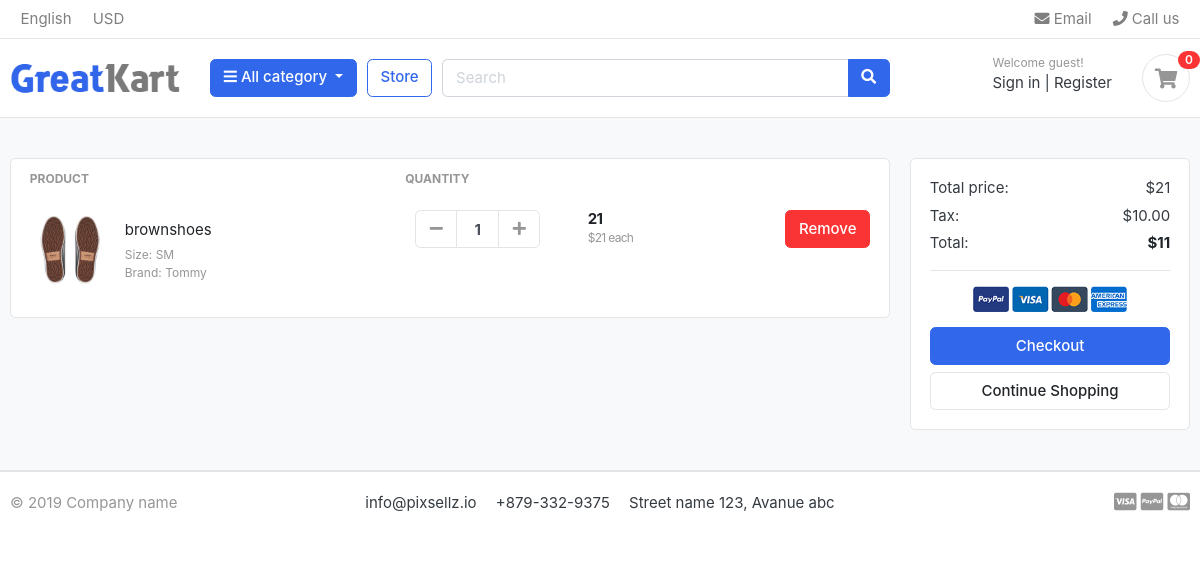
/CartPage (signed in), run on an earlier commit of the app's database.
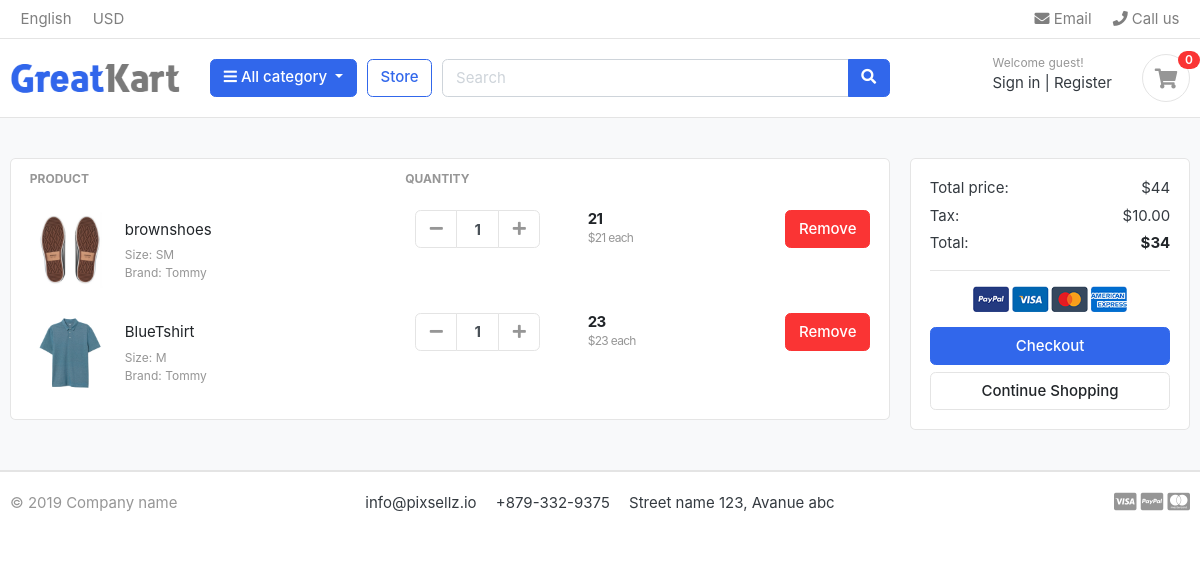
And on a later commit of the database.
### Order/models.py (models this page shows, shortened)
class OrderDetail(models.Model):
    orderdetail=models.ForeignKey(Order,on_delete=models.CASCADE)
    productorder=models.ForeignKey(ProductDetail,on_delete=models.CASCADE)
    order_count=models.IntegerField(default=1)
    purchase=models.BooleanField(default=False)
    @property
    def totalpriceorder(self):
        return self.productorder.Pro_Detail.price*self.order_count

### Product/models.py (models this page shows, shortened)
class ProductDetail(models.Model):
    Pro_Detail=models.ForeignKey(Product,on_delete=models.CASCADE)
    Pro_Cat=models.ForeignKey(Category,on_delete=models.CASCADE)
    Pro_size=models.ForeignKey(Sizes,on_delete=models.CASCADE,null=True,blank=True)
    Pro_color=models.ForeignKey(Colors,on_delete=models.CASCADE,null=True,blank=True)
    objects=ProductDetail_Manger()

class Product(models.Model):
    Rate = [
        ('High', 'High'),
        ('Low', 'Low'),
        ('Affordable', 'Affordable')
    ]
    title=models.CharField(max_length=150)
    image=models.ImageField(upload_to='Photos/Product/',null=True)
    description=models.CharField(max_length=150)
    price=models.IntegerField(default=0,null=True,blank=True)
    rate=models.CharField(choices=Rate,max_length=50,null=True,blank=True)
    brand=models.CharField(max_length=50,default="Tommy")
    objects=ProductMange()

### SizeColor/models.py (models this page shows, shortened)
class Sizes(models.Model):
    SizeRate = [
        ('S', 'S'),
        ('M', 'M'),
        ('XS', 'XS'),
        ('SM', 'SM'),
        ('LG', 'LG'),
        ('XXL', 'XXL')
    ]
    SizeRate=models.CharField(choices=SizeRate,max_length=50)

### Order/views.py (the view)
# urls.py: path('CartPage',CartPage.as_view()),
class CartPage(DetailView):
    template_name = 'Order/CartPage.html'
    def get_object(self, queryset=None):
        userid=self.request.user.id
        selected_account=Account.objects.filter(user_id=userid).first()
        queryset=OrderDetail.objects.filter(orderdetail__UserOder_id=selected_account.id,orderdetail__transaction=False,purchase=False)
        return queryset
    def get_context_data(self, *args,**kwargs):
        context=super(CartPage, self).get_context_data(*args,**kwargs)
        userid = self.request.user.id
        selected_account = Account.objects.filter(user_id=userid).first()
        total_price= OrderDetail.objects.filter(orderdetail__UserOder_id=selected_account.id,orderdetail__transaction=False, purchase=False)
        total__price=[]
        for item in total_price:
            total__price.append(item.totalpriceorder)
        context['totalsum']=sum(total__price)
        context['total']=context['totalsum']-10
        return context

### Comments/context_processors.py
class CommentForm(ModelForm):
    class Meta:
        model=Comments
        fields=['Description']
        widgets={
            'Description':Textarea()
        }

### Categories/context_processors.py (called while the page is built)
def CategoriesItem(request):
    categories = Category.objects.all().exclude(Parentitem=None).values('ParentCategory')
    category_item = []
    for category in categories:
        for key in category:
            category_item.append(category.get(key))
    return dict(CategoriesItem=set(category_item))

### Comments/context_processors.py (called while the page is built)
def passform(request):
    return dict(commentform=CommentForm())

def pass_all_comments(request):
    return dict(comments=Comments.objects.all())

### Product/context_processors.py (called while the page is built)
def populare_product(request):
    mostcount=OrderDetail.objects.order_by('order_count')[:3]
    return dict(mostcount=mostcount)

### templates/Order/CartPage.html (shortened to what this page needs)
{% extends 'base.html' %}
{% load static %}
{% block content %}
<section class="section-content padding-y bg">
<div class="container">
<div class="row">
	<aside class="col-lg-9">
<div class="card">
<table class="table table-borderless table-shopping-cart">
<thead class="text-muted">
<tr class="small text-uppercase">
  <th scope="col">Product</th>
  <th scope="col" width="120">Quantity</th>
  <th scope="col" width="120"></th>
  <th scope="col" class="text-right" width="200"> </th>
</tr>
</thead>
<tbody>
{% for itemorder in object %}
<tr>
	<td>
		<figure class="itemside align-items-center">
			<div class="aside"><img src="{{ itemorder.productorder.Pro_Detail.image.url }}" class="img-sm"></div>
			<figcaption class="info">
				<a id="selectedproduct{{ forloop.counter }}" title="{{ itemorder.productorder.id }}" class="title text-dark">{{itemorder.productorder.Pro_Detail.title  }}</a>
				<p class="text-muted small">Size: {{ itemorder.productorder.Pro_size.SizeRate }} <br> Brand: {{ itemorder.productorder.Pro_Detail.brand }}</p>
			</figcaption>
		</figure>
	</td>
	<td>
					<div class="col">
						<div class="input-group input-spinner">
							<div class="input-group-prepend">
							<button onclick="minus_button({{ forloop.counter }},{{itemorder.productorder.id}})" id="minusbotton" class="btn btn-light" type="button" > <i class="fa fa-minus"></i> </button>
							</div>
							<input id="quantity{{ forloop.counter }}" type="text" class="form-control"  value="{{ itemorder.order_count }}">
							<div class="input-group-append">
							<button id="plusbutton" onclick="plusbutton({{ forloop.counter }},{{ itemorder.productorder.id }})" class="btn btn-light"> <i class="fa fa-plus"></i> </button>
							</div>
						</div>
					</div>
	</td>
	<td>
		<div class="price-wrap">
			<var id="price{{ forloop.counter }}" class="price">{{ itemorder.totalpriceorder }}</var>
			<small id="product{{ forloop.counter }}" title="{{ itemorder.productorder.Pro_Detail.price }}" class="text-muted"> ${{ itemorder.productorder.Pro_Detail.price }} each </small>
		</div>
	</td>
	<td class="text-right">
	<button id="RemoveB" onclick="RemoveButton({{ forloop.counter }})" class="btn btn-danger"> Remove</button>
	</td>
</tr>
{% endfor %}
</tbody>
</table>
</div>
	</aside>
	<aside class="col-lg-3">
		<div class="card">
		<div class="card-body">
			<dl class="dlist-align">
			  <dt>Total price:</dt>
			  <dd class="text-right" title="{{ totalsum }}" id="totalsum">${{ totalsum}}</dd>
			</dl>
			<dl class="dlist-align">
			  <dt>Tax:</dt>
			  <dd class="text-right"> $10.00</dd>
			</dl>
			<dl class="dlist-align">
			  <dt>Total:</dt>
			  <dd class="text-right text-dark b"><strong title="{{ total }}" title="{{ total }}" id="mytotal">${{total}}</strong></dd>
			</dl>
			<hr>
			<p class="text-center mb-3">
				<img src="{% static "./images/misc/payments.png" %}" height="26">
			</p>
			<button onclick="checkoutbutton()" class="btn btn-primary btn-block"> Checkout </button>
			<a href="./store.html" class="btn btn-light btn-block">Continue Shopping</a>
		</div>
		</div>
</aside>
</div>
</div>
</section>
{% endblock %}

### templates/base.html
{% load static %}
<!DOCTYPE HTML>
<html lang="en">
{% include 'header/HeaderRef.html' %}
<body>
{% include 'header/Header.html' with categories=categories %}
{% block content %}
{% endblock %}
{% include 'Footer/Footer.html' %}
</body>
</html>

### templates/header/HeaderRef.html (shortened to what this page needs)
{% load static %}
<head>
<link href="{% static "css/bootstrap.css" %}" rel="stylesheet" type="text/css"/>
<link href="{% static "fonts/fontawesome/css/all.min.css" %}" type="text/css" rel="stylesheet">
<link href="{% static "css/ui.css" %}" rel="stylesheet" type="text/css"/>
<link href="{% static "css/responsive.css" %}" rel="stylesheet" media="only screen and (max-width: 1200px)" />
</head>

### templates/header/Header.html (shortened to what this page needs)
{% load static %}
<header class="section-header">
<nav class="navbar p-md-0 navbar-expand-sm navbar-light border-bottom">
<div class="container">
  <div class="collapse navbar-collapse" id="navbarTop4">
    <ul class="navbar-nav mr-auto">
    	<li class="nav-item dropdown">
		 	<a href="#" class="nav-link">   English </a>
		</li>
		<li class="nav-item dropdown">
			<a href="#" class="nav-link"> USD </a>
		</li>
    </ul>
    <ul class="navbar-nav">
		<li><a href="#" class="nav-link"> <i class="fa fa-envelope"></i> Email </a></li>
		<li><a href="#" class="nav-link"> <i class="fa fa-phone"></i> Call us </a></li>
	</ul>
  </div>
</div>
</nav>
<section class="header-main border-bottom">
	<div class="container">
<div class="row align-items-center">
	<div class="col-lg-2 col-md-3 col-6">
		<a href="./" class="brand-wrap">
			<img class="logo" src="{% static "./images/logo.png" %}">
		</a>
	</div>
	<div class="col-lg col-sm col-md col-6 flex-grow-0">
		<div class="category-wrap dropdown d-inline-block float-right">
			<button type="button" class="btn btn-primary dropdown-toggle" data-toggle="dropdown">
				<i class="fa fa-bars"></i> All category
			</button>
		</div>
	</div>
	<a href="./store.html" class="btn btn-outline-primary">Store</a>
	<div class="col-lg  col-md-6 col-sm-12 col">
		<form action="/Search" method="get" class="search">
			<div class="input-group w-100">
			    <input name="q" value="{{ request.get.q}}" type="text" class="form-control" style="width:60%;" placeholder="Search">
			    <div class="input-group-append">
			      <button class="btn btn-primary" type="submit">
			        <i class="fa fa-search"></i>
			      </button>
			    </div>
		    </div>
		</form>
	</div>
	<div class="col-lg-3 col-sm-6 col-8 order-2 order-lg-3">
				<div class="d-flex justify-content-end mb-3 mb-lg-0">
					<div class="widget-header">
						<small class="title text-muted">Welcome guest!</small>
						<div>
							<a href="./signin.html">Sign in</a> <span class="dark-transp"> | </span>
							<a href="./register.html"> Register</a>
						</div>
					</div>
					<a href="./cart.html" class="widget-header pl-3 ml-3">
						<div class="icon icon-sm rounded-circle border"><i class="fa fa-shopping-cart"></i></div>
						<span class="badge badge-pill badge-danger notify">0</span>
					</a>
				</div>
			</div>
</div>
	</div>
</section>
</header>

### templates/Footer/Footer.html
{% load static %}
<footer class="section-footer border-top">
	<div class="container">
		<section class="footer-bottom border-top row">
			<div class="col-md-2">
				<p class="text-muted"> &copy 2019 Company name </p>
			</div>
			<div class="col-md-8 text-md-center">
				<span  class="px-2">info@pixsellz.io</span>
				<span  class="px-2">+879-332-9375</span>
				<span  class="px-2">Street name 123, Avanue abc</span>
			</div>
			<div class="col-md-2 text-md-right text-muted">
				<i class="fab fa-lg fa-cc-visa"></i>
				<i class="fab fa-lg fa-cc-paypal"></i>
				<i class="fab fa-lg fa-cc-mastercard"></i>
			</div>
		</section>
	</div>
</footer>

### static/css/ui.css (style rules this page uses)
html { font-family: "Inter", sans-serif; font-size: 15px; }
.price-wrap { letter-spacing: -0.7px; }
.icon-xs, .icon-sm, .icon-md, .icon-lg { display: inline-block; text-align: center; flex-shrink: 0; flex-grow: 0; }
.icon-sm { width: 48px; height: 48px; line-height: 48px !important; font-size: 20px; }
.img-xs, .img-sm, .img-md, .img-lg { -o-object-fit: cover; object-fit: cover; flex-shrink: 0; flex-grow: 0; }
.img-sm { width: 80px; height: 80px; }
.padding-y { padding-top: 40px; padding-bottom: 40px; }
var { font-style: normal; }
figure { margin-bottom: 0; }
.bg { background-color: #f8f9fa; }
.b { font-weight: 600; }
p:last-child { margin-bottom: 0; }
.header-main { position: relative; padding-top: 1rem; padding-bottom: 1rem; }
.brand-wrap .logo, .navbar-brand .logo { margin-right: 7px; max-height: 42px; display: inline-block; }
.widget-header { display: inline-block; vertical-align: middle; position: relative; }
.widget-header a { color: #343a40; }
.widget-header i { color: #969696; }
.widget-header .title { display: block; }
.widget-header .notify { position: absolute; top: -3px; right: -10px; }
.footer-bottom { padding-top: 20px; padding-bottom: 20px; }
.btn-light { background-color: #fff; border-color: #e4e4e4; }
.btn-light i { color: #969696; }
.itemside { position: relative; display: flex; width: 100%; }
.itemside .aside { position: relative; flex-shrink: 0; }
.itemside .info { padding-left: 15px; padding-right: 7px; }
.itemside p { margin-bottom: 0; }
.itemside .title { display: block; margin-bottom: 5px; color: #212529; }
[class*=dlist-] { margin-bottom: 5px; }
[class*=dlist-] dd { margin-bottom: 0; }
.dlist-align { display: flex; }
.dlist-align dt { width: 150px; word-wrap: break-word; font-weight: normal; }
.dlist-align dd { flex-grow: 1; }
.notify { position: absolute; top: -4px; right: -10px; display: inline-block; padding: 0.25em 0.6em; font-size: 12px; line-height: 1; text-align: center; border-radius: 3rem; color: #fff; background-color: #fa3434; }
.price { font-weight: 600; color: #212529; }
.input-spinner { width: 125px; flex-wrap: nowrap; display: inline-flex; vertical-align: middle; }
.input-spinner input.form-control { text-align: center; max-width: 46px; font-weight: bold; flex-basis: 46px; border-color: #e4e4e4; flex-grow: 0; }
.input-spinner .btn { width: 42px; text-align: center; padding-left: 0.5rem; padding-right: 0.5rem; }
.table-shopping-cart.table td, .table-shopping-cart.table th { padding-left: 1.25rem; padding-right: 1.25rem; }
.table-shopping-cart .price-wrap { line-height: 1.2; }
.table-shopping-cart .price { font-weight: bold; margin-right: 5px; display: block; }

What changed in the data, as far as the page shows it:
added OrderDetail: productorder.Pro_Detail.image (picture), productorder.Pro_Detail "BlueTshirt", productorder.Pro_size.SizeRate "M", productorder.Pro_Detail.brand "Tommy", order_count "1", totalpriceorder "23", productorder.Pro_Detail.price "23"
Also different on the page:
{{ totalsum }}: "21" → "44"
{{ total }}: "11" → "34"
